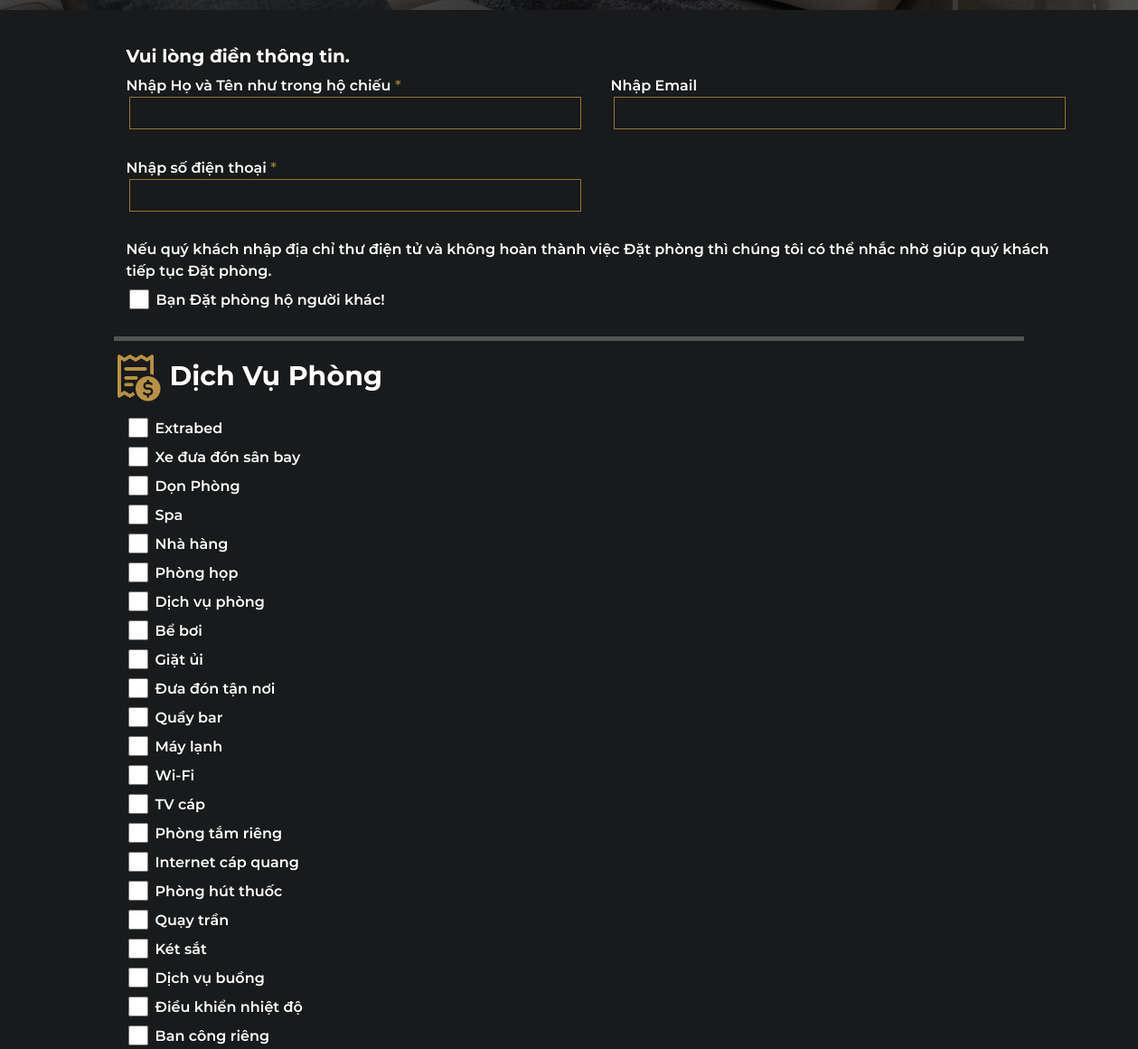
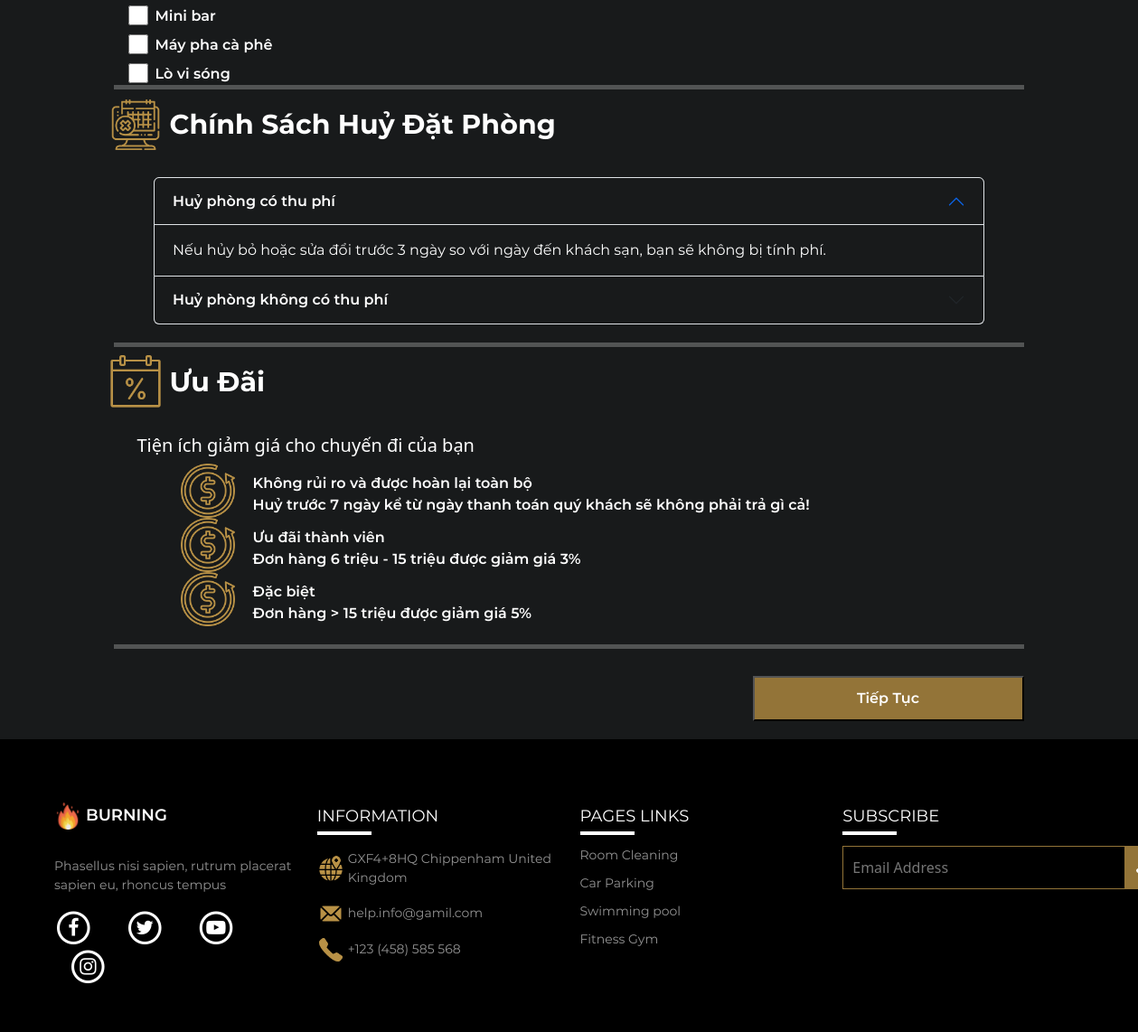
The app's page /logged/payddn.php (lower part), older data (2 pictures, top to bottom).
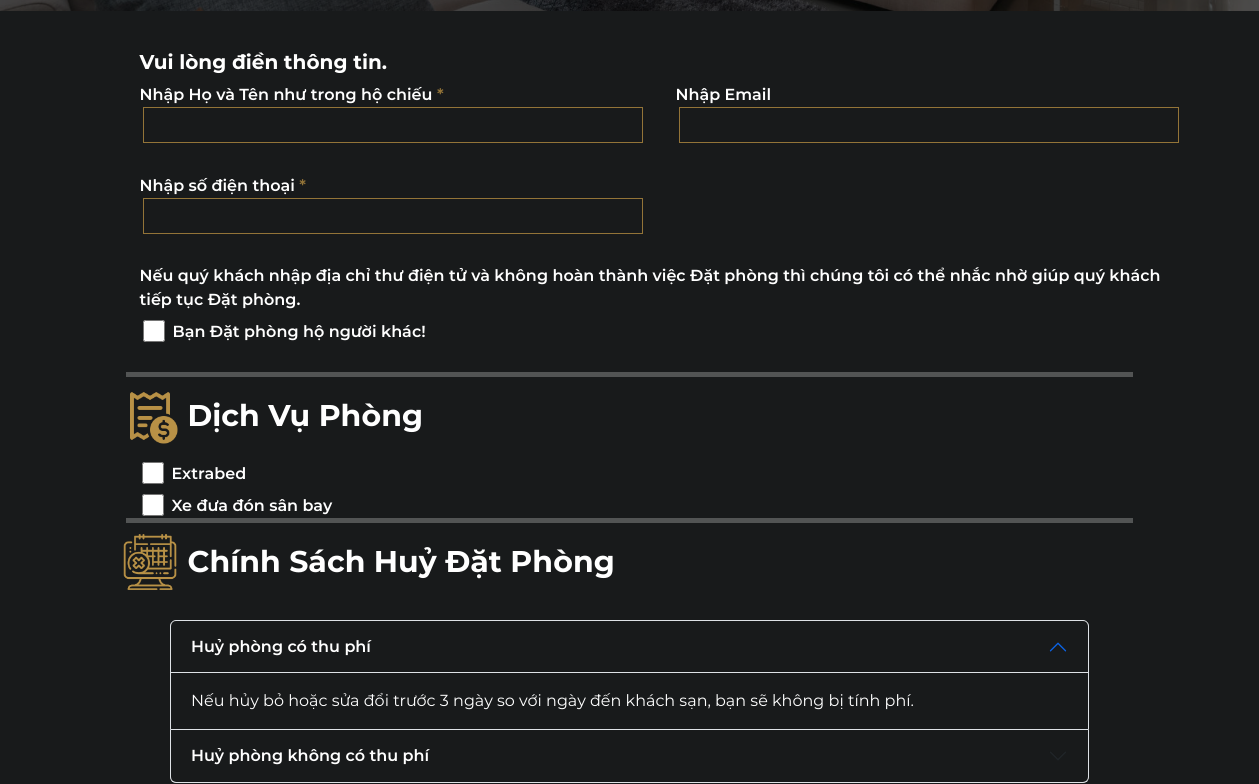
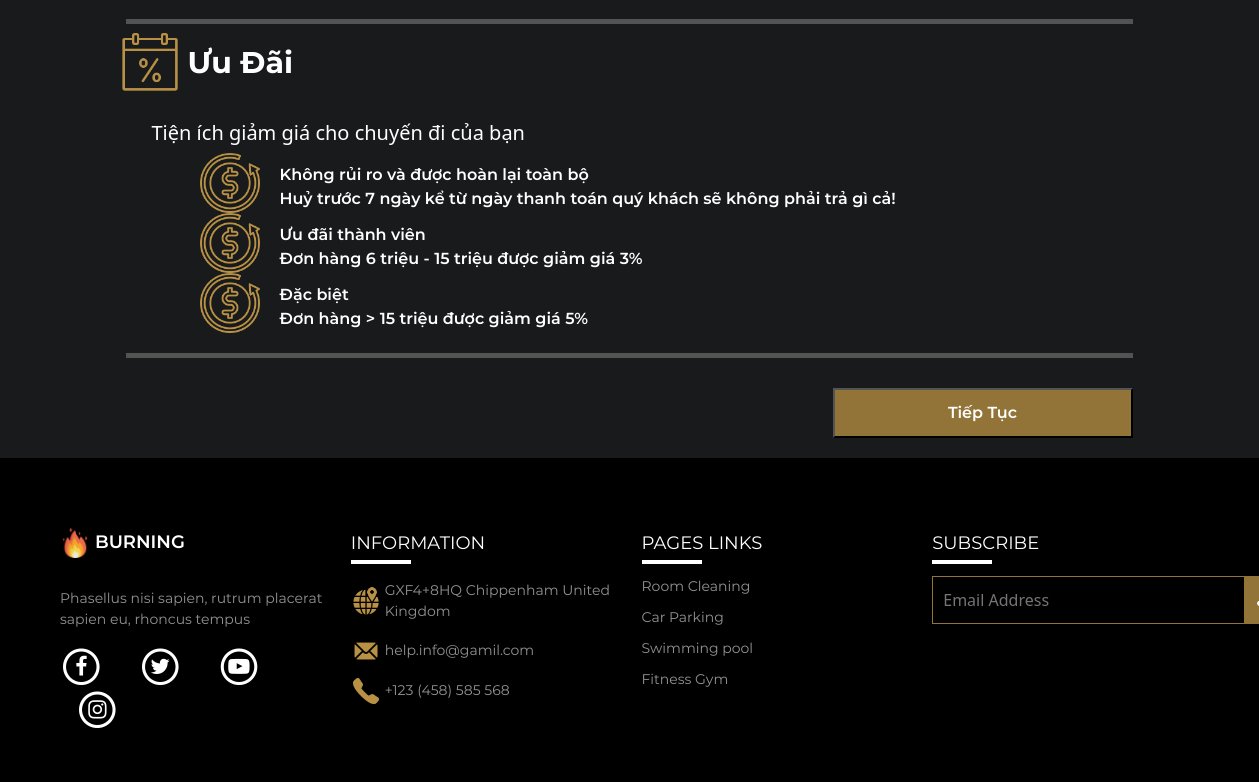
The same page, newer data (2 pictures, top to bottom).
### tables this page shows
CREATE TABLE `dichvu` (
  `MaDichVu` int(11) NOT NULL,
  `TenDichVu` varchar(50) NOT NULL,
  `DonGia` int(11) NOT NULL
);

### logged/payddn.php (the view, shortened to what this page needs)
<!DOCTYPE html>
<html lang="en">
<head>
    <link rel="stylesheet" href="../css/pay.css?v=<?php echo time(); ?>" type='text/css'>
    <link rel="stylesheet" href="https://cdnjs.cloudflare.com/ajax/libs/font-awesome/4.7.0/css/font-awesome.min.css">
    <link rel="stylesheet" href="../common/bootstrap-5.2.2-dist/css/bootstrap.min.css">
    <link rel="stylesheet" type="text/css" href="../common/slick/slick.css">
    <link rel="stylesheet" type="text/css" href="../common/slick/slick-theme.css">
    <link rel="stylesheet" href="../css/style.css">
</head>
<body>
    <?php
        include('header.php');
        include('../config.php');
    ?>
    <form action="payb2ddn.php?MaPhong=<?php echo $_GET['MaPhong'] ?>" method="POST">
        <section id="banner">
            <div class="container-fluid p-0 text-center">
                <div class="img">
                </div>
            </div>
        </section>
        <section id="form" class="pt-5">
            <div class="container">
                <h5 style="font-family:Montserrat-Bold ;">Vui lòng điền thông tin.</h5>
                <div class="row">
                    <div class="col-6 ">
                        <div>
                            <label for="" style="font-family: Montserrat-SemiBold;"> Nhập Họ và Tên như trong hộ chiếu <span style="color: #937438;">*</span></label>
                        </div>
                        <div><input type="text" name="" id="" value="<?php echo $_SESSION['ten']; ?>"></div>
                    </div>
                    <div class="col-6 ">
                        <div>
                            <label for="" style="font-family: Montserrat-SemiBold;"> Nhập Email</label>
                        </div>
                        <div><input type="email" name="" id="" value="<?php echo $_SESSION['email']; ?>"></div>
                    </div>
                    <div class="col-6 ">
                        <div>
                            <label for="" style="font-family: Montserrat-SemiBold;">Nhập số điện thoại <span style="color: #937438;">*</span></label>
                        </div>
                        <div><input type="text" name="" id="" value="<?php echo $_SESSION['sdt']; ?>"></div>
                    </div>
                    <div style="font-family: Montserrat-SemiBold;">
                        Nếu quý khách nhập địa chỉ thư điện tử và không hoàn thành việc Đặt phòng thì chúng tôi có thể nhắc
                        nhờ giúp quý khách tiếp tục Đặt phòng.
                    </div>
                    <div class="mt-2 d-flex">
                        <input type="checkbox" name="datphongho" style="width: 22px; height: 22px;">
                        <label for="" class="ms-2" style="font-family: Montserrat-SemiBold;">Bạn Đặt phòng hộ người khác!</label>
                    </div>
                </div>
            </div>
            <hr style="width: 80%; margin: 0 auto; border: 0; border-top: 5px solid;">
        </section>
        <section id="service">
            <div class="container">
                <div class="ms-5 d-flex">
                    <div class="img d-flex">
                        <img src="../img/icon_dichvu.png" alt="">
                    </div>
                    <p class="mt-3 ms-2" style="font-size: 30px; font-family:Montserrat-Bold;">Dịch Vụ Phòng</p>
                </div>
                <?php
                $sql = "SELECT * From dichvu";
                $result = mysqli_query($con, $sql);
                $dichvus = array();
                if (mysqli_num_rows($result) > 0) {
                    while ($row = mysqli_fetch_array($result)) {
                        $dichvus[] = array('DonGia' => $row['DonGia'], 'TenDichVu' => $row['TenDichVu'], 'MaDichVu' => $row['MaDichVu']);
                    }
                }
                ?>
                <div class="dichvu">
                    <?php foreach ($dichvus as $key => $value) { ?>
                        <div class="d-flex mt-2">
                            <input type="checkbox" name="dichvu[]" id="dichvu" value="<?php echo $value['DonGia'] . '-' . $value['MaDichVu'] ?>" style="width: 22px;height: 22px;">
                            <label for="dichvu" id="tendv" class="ms-2"><?php echo $value['TenDichVu'] ?></label>
                        </div>
                    <?php
                    }
                    ?>
                </div>
            </div>
            <hr style="width: 80%; margin: 0 auto; border: 0; border-top: 5px solid;">
        </section>
        <section id="huyphong">
            <div class="container">
                <div class="ms-5 d-flex">
                    <div class="img d-flex">
                        <img src="../img/icon_HuyPhong.png" alt="">
                    </div>
                    <p class="mt-3 ms-2" style="font-size: 30px; font-family:Montserrat-Bold;">Chính Sách Huỷ Đặt Phòng</p>
                </div>
            </div>
            <div class="phi">
                <div class="accordion" id="accordionPanelsStayOpenExample">
                    <div class="accordion-item">
                        <h2 class="accordion-header" id="panelsStayOpen-headingOne">
                            <button class="accordion-button" style="background-color: #181A1B; color: white; font-family: Montserrat-SemiBold;" type="button" data-bs-toggle="collapse" data-bs-target="#panelsStayOpen-collapseOne" aria-expanded="true" aria-controls="panelsStayOpen-collapseOne">
                                Huỷ phòng có thu phí
                            </button>
                        </h2>
                        <div id="panelsStayOpen-collapseOne" class="accordion-collapse collapse show" aria-labelledby="panelsStayOpen-headingOne">
                            <div class="accordion-body" style="background-color: #181A1B; color: white;font-family:Montserrat-Regular;">
                                Nếu hủy bỏ hoặc sửa đổi trước 3 ngày so với ngày đến khách sạn, bạn sẽ không bị tính phí.
                            </div>
                        </div>
                    </div>
                    <div class="accordion-item">
                        <h2 class="accordion-header" id="panelsStayOpen-headingTwo">
                            <button class="accordion-button collapsed" style="background-color: #181A1B; color: white;font-family: Montserrat-SemiBold;" type="button" data-bs-toggle="collapse" data-bs-target="#panelsStayOpen-collapseTwo" aria-expanded="false" aria-controls="panelsStayOpen-collapseTwo">
                                Huỷ phòng không có thu phí
                            </button>
                        </h2>
                    </div>
                </div>
            </div>
            <hr style="width: 80%; margin: 0 auto; border: 0; border-top: 5px solid;">
        </section>
        <section id="udai">
            <div class="container">
                <div class="ms-5 d-flex">
                    <div class="img d-flex">
                        <img src="../img/icon_UuDai.png" alt="">
                    </div>
                    <p class="mt-3 ms-2" style="font-size: 30px; font-family:Montserrat-Bold;">Ưu Đãi</p>
                </div>
                <div class="ud">
                    <h5>Tiện ích giảm giá cho chuyến đi của bạn</h5>
                    <div class="row">
                        <div class="col-9 d-flex">
                            <div class="ms-5 d-flex img">
                                <img src="../img/icon_HoanTra.png" alt="">
                            </div>
                            <div class="content">
                                <p class="m-0" style="font-family: Montserrat-SemiBold;">Không rủi ro và được hoàn lại toàn
                                    bộ</p>
                                <p class="m-0" style="font-family: Montserrat-SemiBold;">Huỷ trước 7 ngày kể từ ngày thanh toán
                                    quý khách sẽ không phải trả gì cả!</p>
                            </div>
                        </div>
                    </div>
                    <div class="row">
                        <div class="col-9 d-flex">
                            <div class="ms-5 d-flex img">
                                <img src="../img/icon_HoanTra.png" alt="">
                            </div>
                            <div class="content">
                                <p class="m-0" style="font-family: Montserrat-SemiBold;">Ưu đãi thành viên</p>
                                <p class="m-0" style="font-family: Montserrat-SemiBold;">Đơn hàng 6 triệu - 15 triệu được giảm giá 3%</p>
                            </div>
                        </div>
                    </div>
                    <div class="row">
                        <div class="col-9 d-flex">
                            <div class="ms-5 d-flex img">
                                <img src="../img/icon_HoanTra.png" alt="">
                            </div>
                            <div class="content">
                                <p class="m-0" style="font-family: Montserrat-SemiBold;">Đặc biệt</p>
                                <p class="m-0" style="font-family: Montserrat-SemiBold;">Đơn hàng > 15 triệu được giảm giá 5%
                                </p>
                            </div>
                        </div>
                    </div>
                </div>
            </div>
            <hr style="width: 80%; margin: 0 auto; border: 0; border-top: 5px solid;">
        </section>
        <section id="tieptuc">
            <div class="container d-flex justify-content-end">
                <button style="font-family: Montserrat-SemiBold; height:50px;width: 300px; background-color: #937438; color: white;" type="submit" name="submit">Tiếp Tục </button>
            </div>
        </section>
    </form>
    <?php
    include('footer.php');
    ?>
</body>
</html>

### logged/header.php (shortened to what this page needs)
<!DOCTYPE html>
<html lang="en">
<head>
  <link rel="stylesheet" href="../css/style.css">
  <link rel="stylesheet" href="https://cdnjs.cloudflare.com/ajax/libs/font-awesome/4.7.0/css/font-awesome.min.css">
  <link rel="stylesheet" href="../common/bootstrap-5.2.2-dist/css/bootstrap.min.css">
</head>
<body>
</body>
</html>

### logged/footer.php (shortened to what this page needs)
<!DOCTYPE html>
<html lang="en">
<head>
    <link rel="stylesheet" href="../css/style.css?v=<?php echo time(); ?>" type='text/css'>
    <link rel="stylesheet" href="https://cdnjs.cloudflare.com/ajax/libs/font-awesome/4.7.0/css/font-awesome.min.css">
    <link rel="stylesheet" href="../common/bootstrap-5.2.2-dist/css/bootstrap.min.css">
</head>
<body>
    <section id="footer">
        <div class="container-fluid">
            <div class="row">
                <div class="col-3">
                    <a class="navbar-brand" href="#"><img src="../img/logoBurning.png" alt="BurningLogo" class="logo"> BURNING</a>
                    <p>Phasellus nisi sapien, rutrum placerat sapien eu, rhoncus tempus</p>
                    <div class="contact">
                        <span class="fa-stack fa-lg me-3 ">
                            <i class="fa fa-circle-thin fa-stack-2x"></i>
                            <i class="fa fa-facebook-f fa-stack-1x"></i>
                        </span>
                        <span class="fa-stack fa-lg mx-3">
                            <i class="fa fa-circle-thin fa-stack-2x"></i>
                            <i class="fa fa-twitter fa-stack-1x"></i>
                        </span>
                        <span class="fa-stack fa-lg mx-3">
                            <i class="fa fa-circle-thin fa-stack-2x"></i>
                            <i class=" fa fa-youtube-play fa-stack-1x"></i>
                        </span>
                        <span class="fa-stack fa-lg ms-3">
                            <i class="fa fa-circle-thin fa-stack-2x"></i>
                            <i class="fa fa-instagram fa-stack-1x"></i>
                        </span>
                    </div>
                </div>
                <div class="col-3">
                    <h5>INFORMATION</h5>
                    <ul>
                        <li>
                            <div class="img">
                                <img src="../img/trangchu1/icon-location.png" alt="" class="logo">
                            </div>
                            <p class="my-0 p-1">GXF4+8HQ Chippenham United Kingdom</p>
                        </li>
                        <li>
                            <div class="img">
                                <img src="../img/trangchu1/icon-mail.png" alt="" class="logo">
                            </div>
                            <p class="my-0 p-1">help.info@gamil.com</p>
                        </li>
                        <li>
                            <div class="img">
                                <img src="../img/trangchu1/icon-phone.png" alt="" class="logo">
                            </div>
                            <p class="my-0 p-1">+123 (458) 585 568</p>
                        </li>
                    </ul>
                </div>
                <div class="col-3">
                    <h5>PAGES LINKS</h5>
                    <ul>
                        <li><a href="#">Room Cleaning</a></li>
                        <li><a href="#">Car Parking</a></li>
                        <li><a href="#">Swimming pool</a></li>
                        <li><a href="./fitness.html">Fitness Gym</a></li>
                    </ul>
                </div>
                <div class="col-3">
                    <h5>SUBSCRIBE</h5>
                    <div class="Send">
                        <input type="email" name="" id="" placeholder="Email Address"> <button><img src="../img/trangchu1/icon-send.png" alt="" class="logo"></button>
                    </div>
                </div>
            </div>
        </div>
    </section>
</body>
</html>

### css/pay.css (style rules this page uses)
#banner { margin-top: 40px; color: white; }
#banner .img { position: relative; }
#form { background-color: #181A1B; color: white; }
#form .container input { margin-left:3px ; margin-bottom: 30px; padding: 5px; width: 500px; color:white; border: 1px solid #937438; background-color: #181A1B; }
#form .container { padding-left: 80px; }
#service { background-color: #181A1B; color: white; }
#service .container img { height: 60px; }
#service .container .img { align-items: center; }
#service .dichvu { margin-left: 70px; font-family:Montserrat-SemiBold; }
#huyphong { background-color: #181A1B; color: white; }
#huyphong .container img { height: 60px; }
#huyphong .container .img { align-items: center; }
#huyphong .phi { margin: 20px 170px; }
#udai { background-color: #181A1B; color: white; }
#udai .container img { height: 60px; }
#udai .container .img { align-items: center; }
#udai .ud { margin: 20px; margin-left: 80px; }
#udai .ud .img { align-items: center; }
#udai .ud .content { margin-top: 10px; margin-left: 20px; }
#tieptuc { background-color: #181A1B; color: white; padding-top: 30px; padding-bottom: 20px; padding-right: 110px; }

### css/style.css (style rules this page uses)
html, body { margin: 0; padding: 0; }
* { box-sizing: border-box; margin: 0; padding: 0; outline: none; }
a { text-decoration: none; }
li { list-style-type: none; }
#footer { background-color: black; color: #fff; padding: 70px 48px 50px; }
#footer .logo { height: 30px; width: 30px; }
#footer .contact { justify-content: space-between; }
#footer .navbar-brand { color: white; font-family: Montserrat-SemiBold; font-size: 18px; }
#footer p { margin-top: 30px; width: 275px; font-family: Montserrat-Regular; font-size: 14px; color: #939393; }
#footer h5 { position: relative; font-size: 18px; font-family: Montserrat-Regular; padding: 5px 0px; margin-bottom: 16px; }
#footer h5::before { position: absolute; content: ''; top: 100%; left: 0; width: 60px; height: 1px; border: 2px solid #fff; }
#footer ul { color: #fff; padding: 0; }
#footer li { padding-bottom: 10px; width: 275px; display: flex; }
#footer li .img { display: flex; align-items: center; }
#footer li a { color: #939393; font-size: 14px; font-family: Montserrat-Regular; text-decoration: none; }
#footer .Send { display: flex; }
#footer .Send input { border: 1px solid #937438; background-color: black; padding: 10px 70px 10px 10px; color: #fff; }
#footer .Send button { padding: 9px; background-color: #937438; border: none; }

Row changes from the older to the newer data that the page shows:
removed dichvu: TenDichVu "Dọn Phòng"
removed dichvu: TenDichVu "Spa"
removed dichvu: TenDichVu "Nhà hàng"
removed dichvu: TenDichVu "Phòng họp"
removed dichvu: TenDichVu "Dịch vụ phòng"
removed dichvu: TenDichVu "Bể bơi"
removed dichvu: TenDichVu "Giặt ủi"
removed dichvu: TenDichVu "Đưa đón tận nơi"
removed dichvu: TenDichVu "Quầy bar"
removed dichvu: TenDichVu "Máy lạnh"
removed dichvu: TenDichVu "Wi-Fi"
removed dichvu: TenDichVu "TV cáp"
removed dichvu: TenDichVu "Phòng tắm riêng"
removed dichvu: TenDichVu "Internet cáp quang"
removed dichvu: TenDichVu "Phòng hút thuốc"
removed dichvu: TenDichVu "Quạy trần"
removed dichvu: TenDichVu "Két sắt"
removed dichvu: TenDichVu "Dịch vụ buồng"
removed dichvu: TenDichVu "Điều khiển nhiệt độ"
removed dichvu: TenDichVu "Ban công riêng"
removed dichvu: TenDichVu "Mini bar"
removed dichvu: TenDichVu "Máy pha cà phê"
removed dichvu: TenDichVu "Lò vi sóng"
